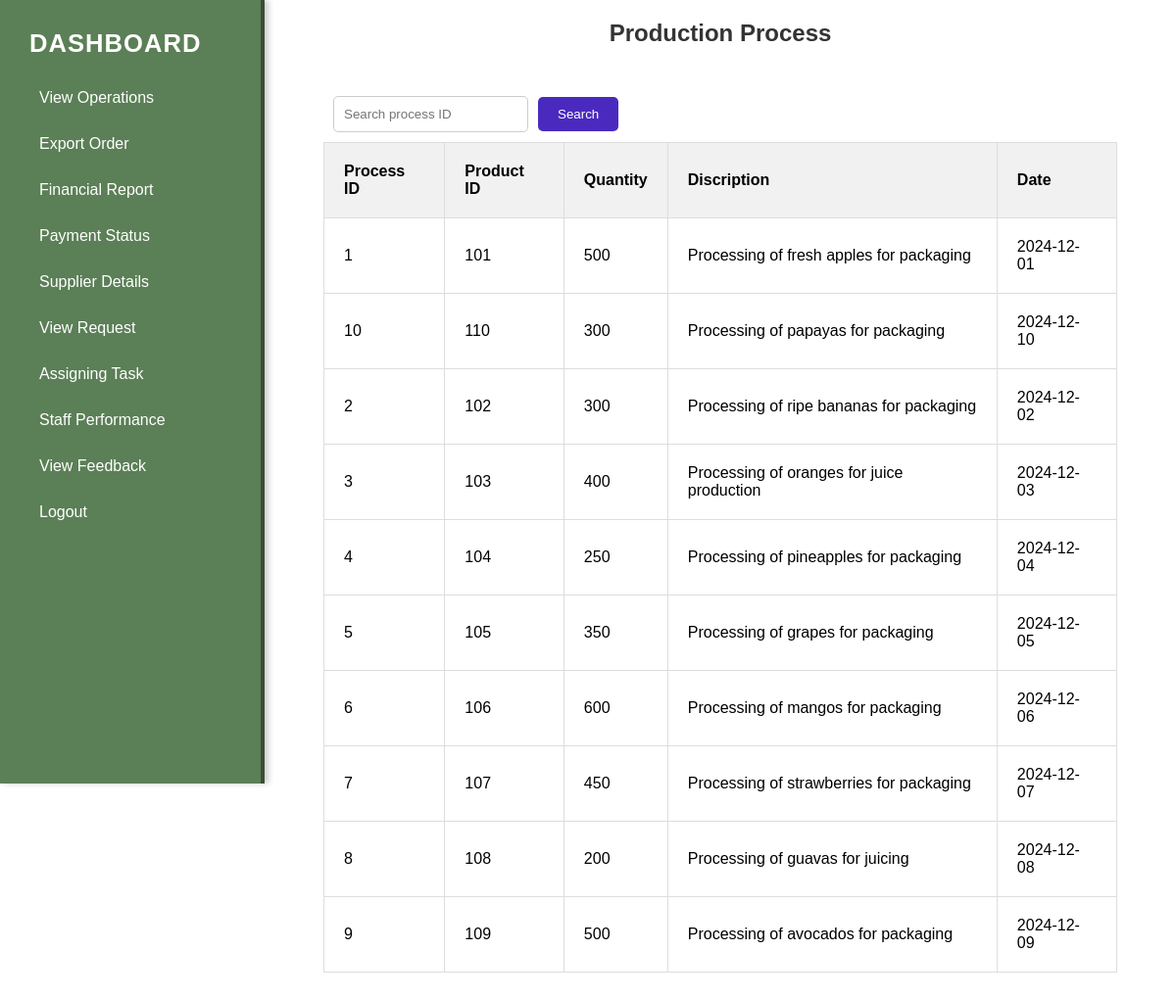
Page /Owproduction.php on the committed database.
### tables this page shows
CREATE TABLE `pprocess` (
  `ppid` varchar(20) NOT NULL,
  `pid` varchar(20) NOT NULL,
  `quantity` int(200) NOT NULL,
  `discription` varchar(100) NOT NULL,
  `date` date NOT NULL
);

### Owproduction.php (the view, shortened to what this page needs)
<!DOCTYPE html>
<html>
<head>
    <link rel="stylesheet" href="pstock.css">
</head>
<body>
     <aside class="sidebar">
        <div class="logo">Dashboard</div>
        <ul class="menu">
        <li><a href="viewoperations.html">View Operations</a></li>
            <li><a href="ownerexportorder.php">Export Order</a></li>
            <li><a href="owfinancial.html">Financial Report</a></li>
            <li><a href="ownerpayment.html">Payment Status</a></li>
            <li><a href="ownersdetail.php">Supplier Details</a></li>
            <li><a href="owmarequest.php">View Request</a></li>
            <li><a href="ownerassigntask.php">Assigning Task</a></li>
            <li><a href="ownerviewfeedback.php">Staff Performance</a></li>
            <li><a href="ownerviewfeedback.php">View Feedback</a></li>
            <li><a href="StDashboard.html">Logout</a></li>
        </ul>
    </aside>
     <main>
     <h1 class="head">Production Process</h1>
<form name="order" method="get" onsubmit="return validateForm(event)">
    <div>
        <input class="" type="text" name="search" placeholder="Search process ID">
        <input type="submit" value="Search">
    </div>
<table>
    <thead>
        <tr>
            <th> Process ID</th>
            <th>Product ID</th>
            <th>Quantity</th>
            <th>Discription</th>
            <th>Date</th>
        </tr>
    </thead>
    <tbody>
    <?php
   include('conf.php');
$sql = "SELECT * FROM pprocess";
$result = $conn->query($sql);
if ($result->num_rows > 0) {
while ($row = $result->fetch_assoc()) {
    echo "<tr>";
    echo "<td>" . ($row["ppid"]) . "</td>";
    echo "<td>" . ($row["pid"]) . "</td>";
    echo "<td>" . ($row["quantity"]) . "</td>";
    echo "<td>" . ($row["discription"]) . "</td>";
    echo "<td>" . ($row["date"]) . "</td>";
    echo "</tr>";
}
} else {
echo "<tr><td colspan='7'>No processID found.</td></tr>";
}
?>
    </tbody>
</table>
</form>
     </main>
</body>
</html>

### pstock.css (style rules this page uses)
form { padding: 20px; margin: 20px; }
h1.head { text-align: center; font-size: 1.5em; font-family: Arial, Helvetica, sans-serif; color: #333; }
table { width: 100%; border-collapse: collapse; }
table thead { background-color: #f1f1f1; }
table th, table td { padding: 20px; text-align: left; border: 1px solid #ddd; }
div { display: flex; align-items: center; margin: 10px; }
input[type="text"] { padding: 10px; border: 1px solid #ccc; border-radius: 5px; margin-right: 10px; }
input[type="submit"] { padding: 10px 20px; background-color: #4a2abe; color: white; border: none; border-radius: 5px; cursor: pointer; transition: background-color 0.3s; }
* { margin: 0; padding: 0; box-sizing: border-box; font-family: 'Arial', sans-serif; }
.sidebar { position: fixed; left: 0; top: 0; width: 270px; height: 100vh; background-color: #5b7f56; color: white; overflow-y: auto; padding: 20px; box-shadow: 4px 0 6px rgba(0, 0, 0, 0.2); border-right: 4px solid #3c4d38; transition: all 0.3s ease; }
.sidebar .logo { font-size: 1.6rem; margin-bottom: 20px; font-weight: bold; text-transform: uppercase; color: #fff; letter-spacing: 1px; }
.sidebar ul { list-style: none; }
.sidebar ul li a { color: white; text-decoration: none; display: block; padding: 12px 20px; border-radius: 5px; transition: background-color 0.3s, padding 0.3s; margin: 5px 0; }
main { margin-left: 270px; padding: 20px; }

### rows in the picture
pprocess: ppid "1", pid "101", quantity "500", discription "Processing of fresh apples for packaging", date "2024-12-01"
pprocess: ppid "10", pid "110", quantity "300", discription "Processing of papayas for packaging", date "2024-12-10"
pprocess: ppid "2", pid "102", quantity "300", discription "Processing of ripe bananas for packaging", date "2024-12-02"
pprocess: ppid "3", pid "103", quantity "400", discription "Processing of oranges for juice production", date "2024-12-03"
pprocess: ppid "4", pid "104", quantity "250", discription "Processing of pineapples for packaging", date "2024-12-04"
pprocess: ppid "5", pid "105", quantity "350", discription "Processing of grapes for packaging", date "2024-12-05"
pprocess: ppid "6", pid "106", quantity "600", discription "Processing of mangos for packaging", date "2024-12-06"
pprocess: ppid "7", pid "107", quantity "450", discription "Processing of strawberries for packaging", date "2024-12-07"
pprocess: ppid "8", pid "108", quantity "200", discription "Processing of guavas for juicing", date "2024-12-08"
pprocess: ppid "9", pid "109", quantity "500", discription "Processing of avocados for packaging", date "2024-12-09"
